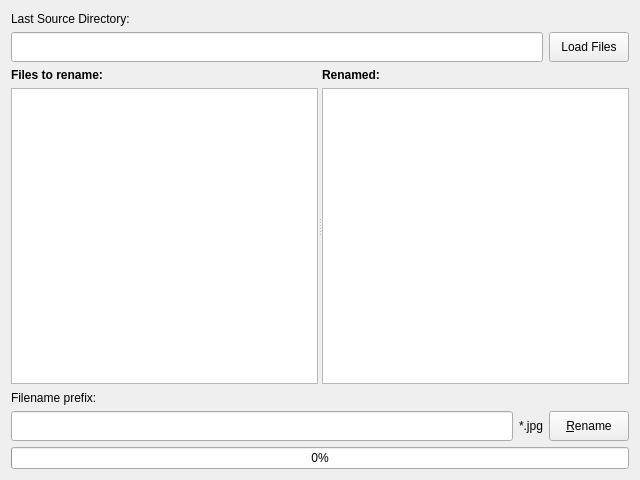
<?xml version="1.0" encoding="UTF-8"?>
<ui version="4.0">
 <class>Window</class>
 <widget class="QWidget" name="Window">
  <property name="geometry">
   <rect>
    <x>0</x>
    <y>0</y>
    <width>640</width>
    <height>480</height>
   </rect>
  </property>
  <property name="minimumSize">
   <size>
    <width>640</width>
    <height>480</height>
   </size>
  </property>
  <property name="maximumSize">
   <size>
    <width>1920</width>
    <height>1080</height>
   </size>
  </property>
  <property name="windowTitle">
   <string>FilesRenamer</string>
  </property>
  <layout class="QGridLayout" name="gridLayout">
   <item row="1" column="0">
    <widget class="QSplitter" name="splitter">
     <property name="orientation">
      <enum>Qt::Horizontal</enum>
     </property>
     <widget class="QWidget" name="layoutWidget">
      <layout class="QVBoxLayout" name="verticalLayout">
       <item>
        <widget class="QLabel" name="label_2">
         <property name="font">
          <font>
           <weight>75</weight>
           <bold>true</bold>
          </font>
         </property>
         <property name="text">
          <string>Files to rename:</string>
         </property>
        </widget>
       </item>
       <item>
        <widget class="QListWidget" name="srcFileList"/>
       </item>
      </layout>
     </widget>
     <widget class="QWidget" name="layoutWidget">
      <layout class="QVBoxLayout" name="verticalLayout_2">
       <item>
        <widget class="QLabel" name="label_3">
         <property name="font">
          <font>
           <weight>75</weight>
           <bold>true</bold>
          </font>
         </property>
         <property name="text">
          <string>Renamed:</string>
         </property>
        </widget>
       </item>
       <item>
        <widget class="QListWidget" name="dstFileList"/>
       </item>
      </layout>
     </widget>
    </widget>
   </item>
   <item row="3" column="0">
    <widget class="QProgressBar" name="progressBar">
     <property name="value">
      <number>0</number>
     </property>
     <property name="alignment">
      <set>Qt::AlignCenter</set>
     </property>
    </widget>
   </item>
   <item row="2" column="0">
    <layout class="QVBoxLayout" name="verticalLayout_4">
     <item>
      <widget class="QLabel" name="label_4">
       <property name="minimumSize">
        <size>
         <width>0</width>
         <height>15</height>
        </size>
       </property>
       <property name="maximumSize">
        <size>
         <width>16777215</width>
         <height>15</height>
        </size>
       </property>
       <property name="text">
        <string>Filename prefix:</string>
       </property>
      </widget>
     </item>
     <item>
      <layout class="QHBoxLayout" name="horizontalLayout_2">
       <item>
        <widget class="QLineEdit" name="prefixEdit">
         <property name="minimumSize">
          <size>
           <width>0</width>
           <height>30</height>
          </size>
         </property>
         <property name="maximumSize">
          <size>
           <width>16777215</width>
           <height>30</height>
          </size>
         </property>
        </widget>
       </item>
       <item>
        <widget class="QLabel" name="extensionLabel">
         <property name="minimumSize">
          <size>
           <width>0</width>
           <height>30</height>
          </size>
         </property>
         <property name="maximumSize">
          <size>
           <width>16777215</width>
           <height>30</height>
          </size>
         </property>
         <property name="text">
          <string>*.jpg</string>
         </property>
        </widget>
       </item>
       <item>
        <widget class="QPushButton" name="renameFilesButton">
         <property name="minimumSize">
          <size>
           <width>0</width>
           <height>30</height>
          </size>
         </property>
         <property name="maximumSize">
          <size>
           <width>16777215</width>
           <height>30</height>
          </size>
         </property>
         <property name="text">
          <string>&amp;Rename</string>
         </property>
        </widget>
       </item>
      </layout>
     </item>
    </layout>
   </item>
   <item row="0" column="0">
    <layout class="QVBoxLayout" name="verticalLayout_3">
     <item>
      <widget class="QLabel" name="label">
       <property name="minimumSize">
        <size>
         <width>0</width>
         <height>15</height>
        </size>
       </property>
       <property name="maximumSize">
        <size>
         <width>16777215</width>
         <height>15</height>
        </size>
       </property>
       <property name="text">
        <string>Last Source Directory:</string>
       </property>
      </widget>
     </item>
     <item>
      <layout class="QHBoxLayout" name="horizontalLayout">
       <item>
        <widget class="QLineEdit" name="dirEdit">
         <property name="minimumSize">
          <size>
           <width>0</width>
           <height>30</height>
          </size>
         </property>
         <property name="maximumSize">
          <size>
           <width>16777215</width>
           <height>30</height>
          </size>
         </property>
        </widget>
       </item>
       <item>
        <widget class="QPushButton" name="loadFilesButton">
         <property name="minimumSize">
          <size>
           <width>0</width>
           <height>30</height>
          </size>
         </property>
         <property name="maximumSize">
          <size>
           <width>16777215</width>
           <height>30</height>
          </size>
         </property>
         <property name="text">
          <string>Load Files</string>
         </property>
        </widget>
       </item>
      </layout>
     </item>
    </layout>
   </item>
  </layout>
 </widget>
 <resources/>
 <connections/>
</ui>
